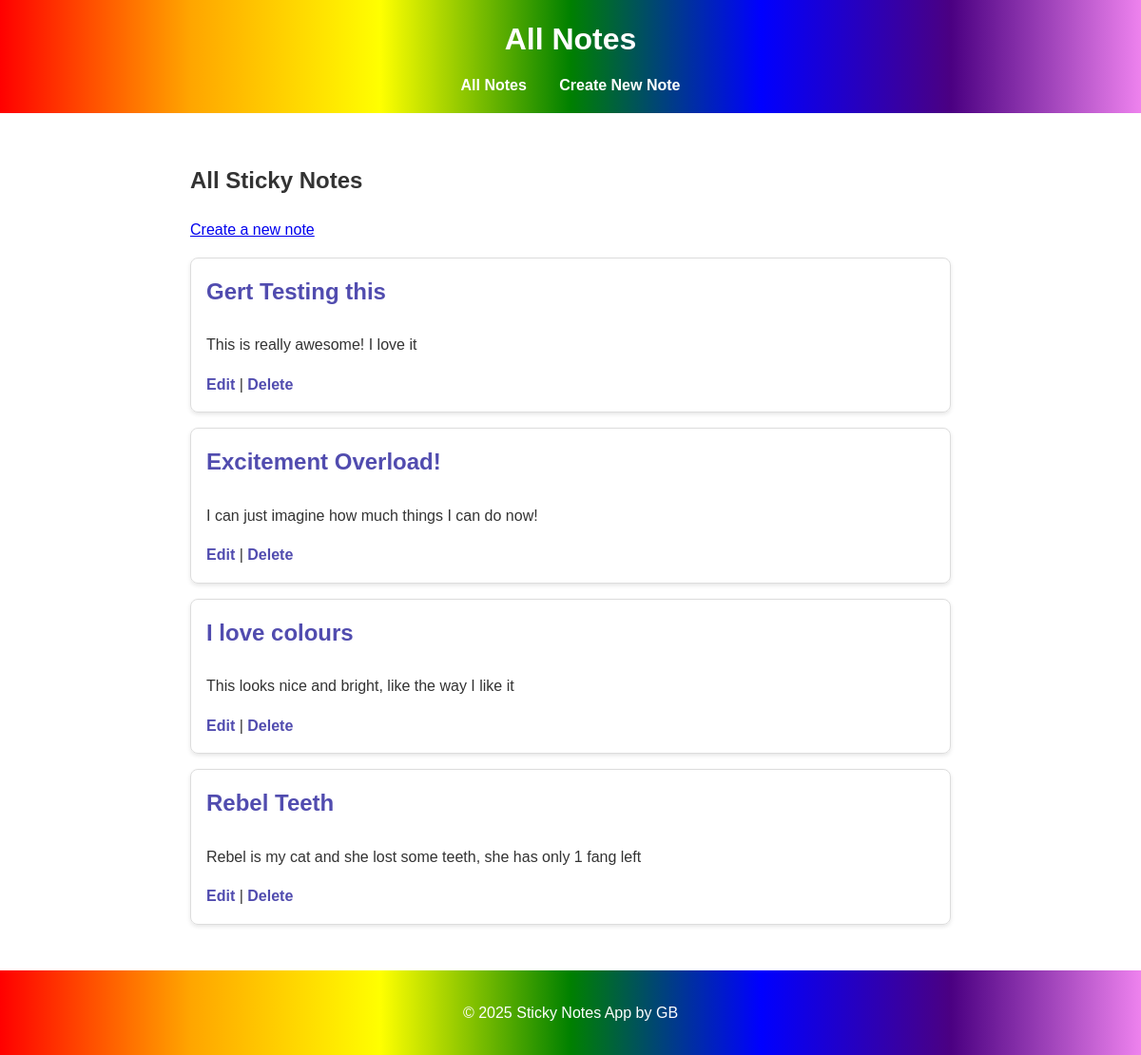
The page / on the database its author committed.
### notes/models.py (models this page shows, shortened)
class Note(models.Model):
    title = models.CharField(max_length=255)
    content = models.TextField()
    created_at = models.DateTimeField(auto_now_add=True)
    updated_at = models.DateTimeField(auto_now=True)

### notes/views.py (the view)
# urls.py: path("", note_list, name="note_list"),
def note_list(request):
    notes = Note.objects.all()
    context = {
        'notes': notes,
    }
    return render(request, 'notes/note_list.html', context)

### notes/templates/notes/note_list.html (shortened to what this page needs)
{% extends 'base.html' %}
{% block header %}All Notes{% endblock %}
{% block content %}
    <h2>All Sticky Notes</h2>
    <a href="{% url 'note_create' %}">Create a new note</a>
    <ul>
        {% for note in notes %}
            <li>
                <h3><a href="{% url 'note_detail' pk=note.pk %}">{{ note.title }}</a></h3>
                <p>{{ note.content|truncatechars:100 }}</p>
                <a href="{% url 'note_update' pk=note.pk %}">Edit</a> |
                <a href="{% url 'note_delete' pk=note.pk %}">Delete</a>
            </li>
        {% empty %}
            <li>No sticky notes found.</li>
        {% endfor %}
    </ul>
{% endblock %}

### notes/templates/base.html (shortened to what this page needs)
{% load static %}
<!DOCTYPE html>
<html lang="en">
<head>
    <link rel="stylesheet" href="{% static 'notes/styles.css' %}">
</head>
<body>
    <header>
        <h1>
            {% block header %}Sticky Notes{% endblock header %}
        </h1>
        <nav>
            <a href="{% url 'note_list' %}">All Notes</a>
            <a href="{% url 'note_create' %}">Create New Note</a>
        </nav>
    </header>
    <main>
        {% block content %}
        {% endblock content %}
    </main>
    <footer>
        <p>&copy; 2025 Sticky Notes App by GB</p>
    </footer>
</body>
</html>

### notes/static/notes/styles.css (style rules this page uses)
body { font-family: Arial, sans-serif; background-color: #ffffffb2; color: #333; line-height: 1.6; margin: 0; padding: 0; }
header, footer { background: linear-gradient(to right, red, orange, yellow, green, blue, indigo, violet); color: white; text-align: center; padding: 1rem 0; }
header h1 { margin: 0; font-size: 2em; }
main { padding: 2rem; max-width: 800px; margin: 0 auto; }
nav { margin-top: 10px; }
nav a { color: white; text-decoration: none; margin: 0 15px; font-weight: bold; }
ul { list-style-type: none; padding: 0; }
li { background-color: #ffffffb2; border: 1px solid #ddd; margin-bottom: 1rem; padding: 1rem; border-radius: 8px; box-shadow: 0 2px 4px rgba(0, 0, 0, 0.1); }
li h3 { margin-top: 0; font-size: 1.5em; }
li a { color: #514caf; font-weight: bold; text-decoration: none; }

### rows shown on the page
Note: title "Gert Testing this", content "This is really awesome! I love it"
Note: title "Excitement Overload!", content "I can just imagine how much things I can do now!"
Note: title "I love colours", content "This looks nice and bright, like the way I like it"
Note: title "Rebel Teeth", content "Rebel is my cat and she lost some teeth, she has only 1 fang left"
